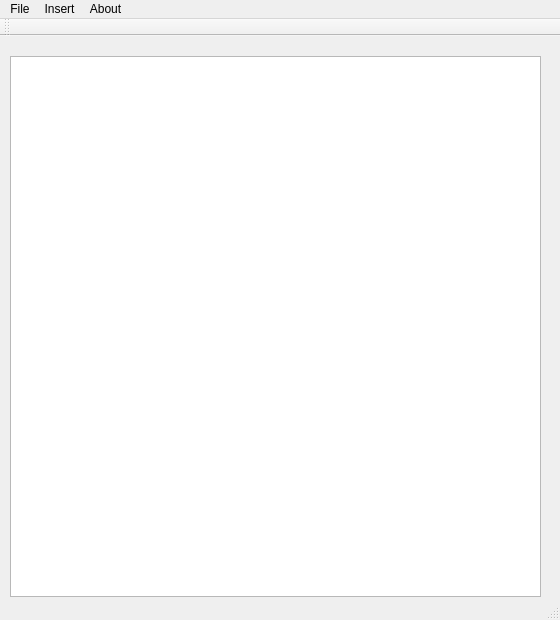
<?xml version="1.0" encoding="UTF-8"?>
<ui version="4.0">
 <class>table</class>
 <widget class="QMainWindow" name="table">
  <property name="geometry">
   <rect>
    <x>0</x>
    <y>0</y>
    <width>560</width>
    <height>620</height>
   </rect>
  </property>
  <property name="windowTitle">
   <string>table</string>
  </property>
  <widget class="QWidget" name="centralWidget">
   <widget class="QTableView" name="tableView">
    <property name="geometry">
     <rect>
      <x>10</x>
      <y>20</y>
      <width>531</width>
      <height>541</height>
     </rect>
    </property>
   </widget>
  </widget>
  <widget class="QMenuBar" name="menuBar">
   <property name="geometry">
    <rect>
     <x>0</x>
     <y>0</y>
     <width>560</width>
     <height>21</height>
    </rect>
   </property>
   <widget class="QMenu" name="menuFile">
    <property name="title">
     <string>File</string>
    </property>
    <addaction name="actionOpen"/>
    <addaction name="actionNew"/>
    <addaction name="actionSave"/>
    <addaction name="actionSave_as"/>
   </widget>
   <widget class="QMenu" name="menuInsert">
    <property name="title">
     <string>Insert</string>
    </property>
    <addaction name="actionInsert_row"/>
    <addaction name="actionDelete_row"/>
   </widget>
   <widget class="QMenu" name="menuAbout">
    <property name="title">
     <string>About</string>
    </property>
    <addaction name="actionAbout_Application"/>
   </widget>
   <addaction name="menuFile"/>
   <addaction name="menuInsert"/>
   <addaction name="menuAbout"/>
  </widget>
  <widget class="QToolBar" name="mainToolBar">
   <attribute name="toolBarArea">
    <enum>TopToolBarArea</enum>
   </attribute>
   <attribute name="toolBarBreak">
    <bool>false</bool>
   </attribute>
  </widget>
  <widget class="QStatusBar" name="statusBar"/>
  <action name="actionOpen">
   <property name="text">
    <string>Open...</string>
   </property>
   <property name="shortcut">
    <string>Ctrl+O</string>
   </property>
  </action>
  <action name="actionNew">
   <property name="text">
    <string>New</string>
   </property>
   <property name="shortcut">
    <string>Ctrl+N</string>
   </property>
  </action>
  <action name="actionSave">
   <property name="text">
    <string>Save</string>
   </property>
   <property name="shortcut">
    <string>Ctrl+S</string>
   </property>
  </action>
  <action name="actionSave_as">
   <property name="text">
    <string>Save as...</string>
   </property>
  </action>
  <action name="actionInsert_row">
   <property name="text">
    <string>Insert row</string>
   </property>
  </action>
  <action name="actionDelete_row">
   <property name="text">
    <string>Delete row</string>
   </property>
  </action>
  <action name="actionAbout_Application">
   <property name="text">
    <string>About Application</string>
   </property>
  </action>
 </widget>
 <layoutdefault spacing="6" margin="11"/>
 <resources/>
 <connections/>
</ui>
